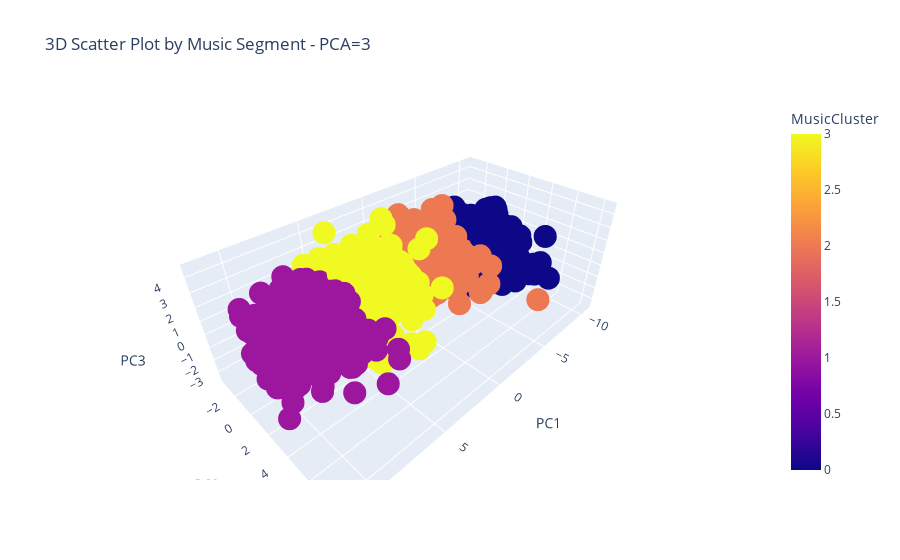

Source (notebook cell):
### Code cell
# Create a 3D scatter plot
fig = px.scatter_3d(
    df_spotify_pca_predictions, 
    x='PC1', 
    y='PC2', 
    z='PC3', 
    color='MusicCluster', 
    title="3D Scatter Plot by Music Segment - PCA=3"
)

# Show the plot
fig.show()

### Figure 1 — Plotly figure (JSON) as saved in the notebook; plotly's stock layout.template omitted (floating-point values rounded to 4 significant figures; data arrays with more than 128 entries replaced by an {"elided": "..."} marker saying what was removed)
{"data": [{"hovertemplate": "PC1=%{x}<br>PC2=%{y}<br>PC3=%{z}<br>MusicCluster=%{marker.color}<extra></extra>", "legendgroup": "", "marker": {"color": {"elided": "2000 int values"}, "coloraxis": "coloraxis", "symbol": "circle"}, "mode": "markers", "name": "", "scene": "scene", "showlegend": false, "type": "scatter3d", "x": {"elided": "2000 float values"}, "y": {"elided": "2000 float values"}, "z": {"elided": "2000 float values"}}], "layout": {"coloraxis": {"colorbar": {"title": {"text": "MusicCluster"}}, "colorscale": [[0, "#0d0887"], [0.1111, "#46039f"], [0.2222, "#7201a8"], [0.3333, "#9c179e"], [0.4444, "#bd3786"], [0.5556, "#d8576b"], [0.6667, "#ed7953"], [0.7778, "#fb9f3a"], [0.8889, "#fdca26"], [1, "#f0f921"]]}, "legend": {"tracegroupgap": 0}, "scene": {"domain": {"x": [0, 1], "y": [0, 1]}, "xaxis": {"title": {"text": "PC1"}}, "yaxis": {"title": {"text": "PC2"}}, "zaxis": {"title": {"text": "PC3"}}}, "title": {"text": "3D Scatter Plot by Music Segment - PCA=3"}}}
